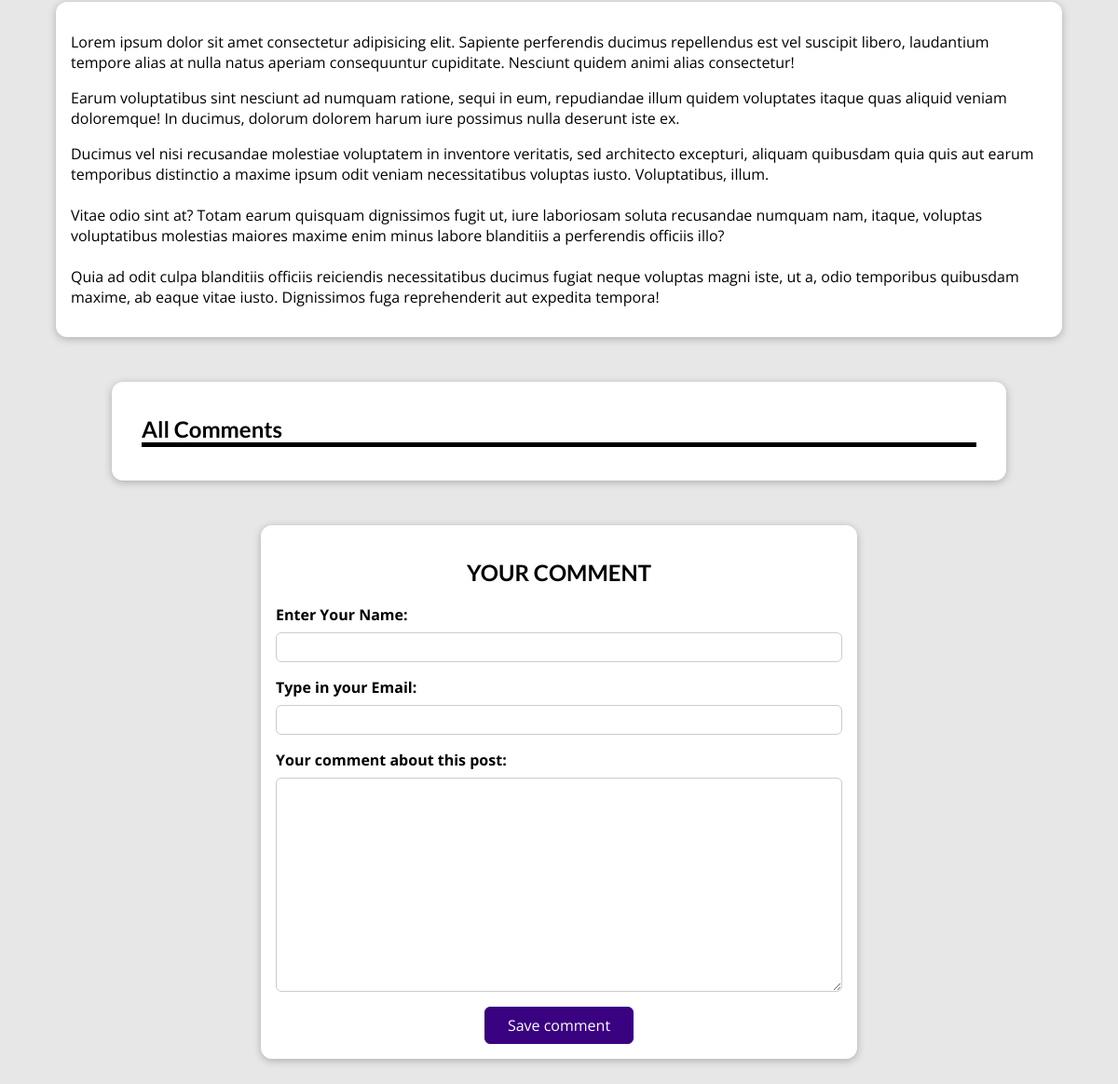
Page /posts/hike-in-the-mountains (lower part) on the earlier database version.
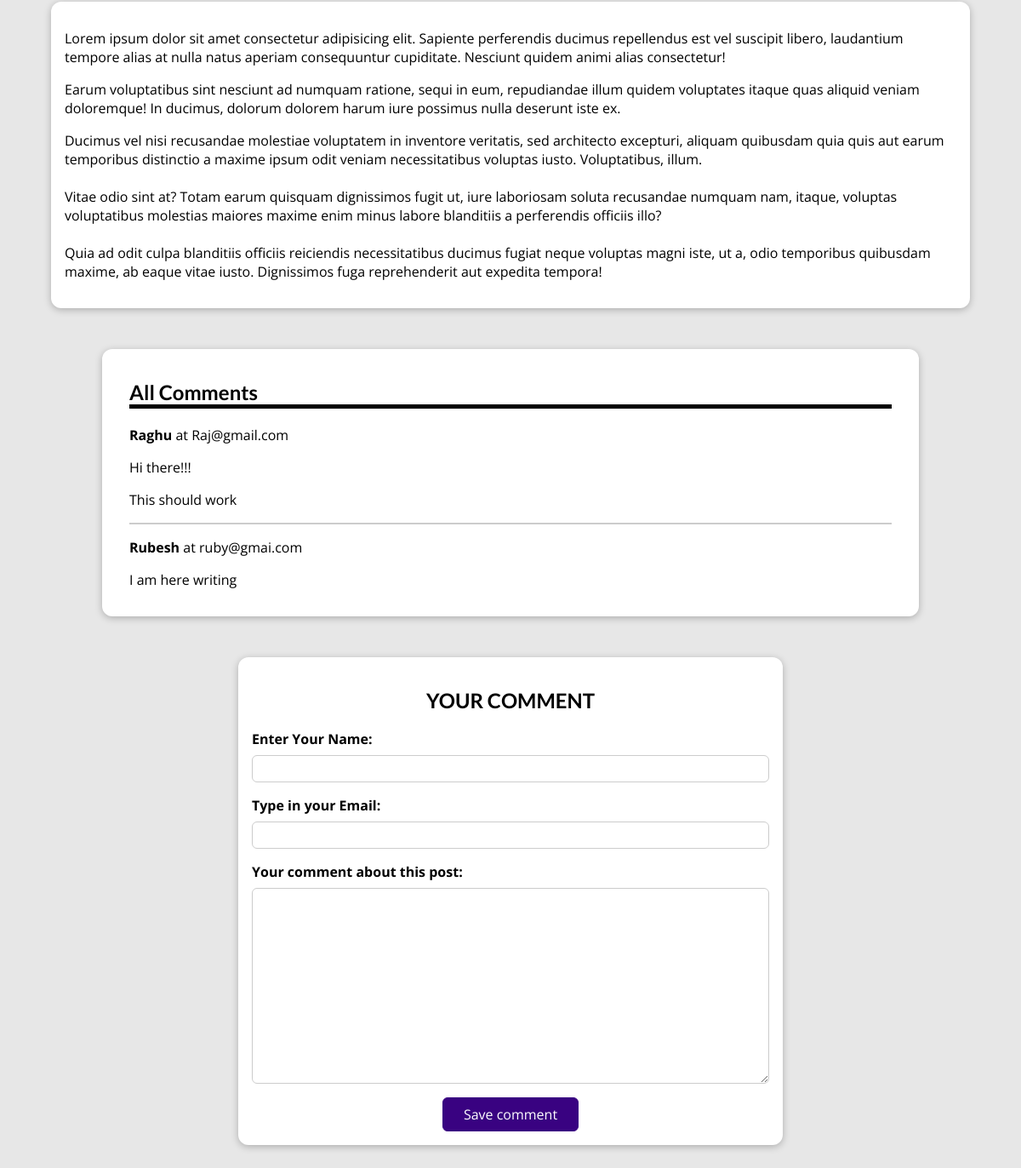
Same page on the later database version.
### blog/models.py (models this page shows, shortened)
class Post(models.Model):
    title = models.CharField(max_length=150)
    excerpt = models.CharField(max_length=200)
    image = models.ImageField(upload_to="posts", null=True)
    date = models.DateField(auto_now=True)
    slug = models.SlugField(unique=True, db_index=True, null=False)
    content = models.TextField(validators=[MinLengthValidator(10)])
    author = models.ForeignKey(
        Author, on_delete=models.SET_NULL, null=True, related_name="post")
    tags = models.ManyToManyField(Tag)

class Comment(models.Model):
    user_name = models.CharField(max_length=120)
    user_email = models.EmailField()
    text = models.TextField(max_length=400)
    post = models.ForeignKey(
        Post, on_delete=models.CASCADE, related_name="comments")

### blog/views.py (the view, shortened to what this page needs)
# urls.py: path("posts/<slug:slug>", views.SinglePostView.as_view(),
class SinglePostView(View):
    def is_stored_post(self, request, post_id):
        stored_posts = request.session.get("stored_posts")
        if stored_posts is not None:
            is_saved_for_later = post_id in stored_posts
        else:
            is_saved_for_later = False
        return is_saved_for_later
    def get(self, request, slug):
        post = Post.objects.get(slug=slug)
        return render(request, "blog/post-detail.html", {
            "post": post,
            "post_tags": post.tags.all(),
            "comment_form": CommentForm(),
            "comments": post.comments.all().order_by("-id"),
            "saved_for_later": self.is_stored_post(request, post.id)
        })

### blog/forms.py
class CommentForm(forms.ModelForm):
    class Meta:
        model = Comment
        exclude = ["post"]
        labels = {
            "user_name": "Enter Your Name",
            "user_email": "Type in your Email",
            "text": "Your comment about this post"
        }

### blog/models.py (called while the page is built)
    def __str__(self):
        return f"{self.first_name} {self.last_name}"

### blog/templates/blog/post-detail.html (shortened to what this page needs)
{% extends "base.html" %}
{% load static %}
{% block css_styles %}
<link rel="stylesheet" href="{% static "blog/post-detail.css" %}">
{% endblock css_styles %}
{% block content %}
<main>
    {{post.content | linebreaks}}
</main>
<section id="comments">
    <h2>All Comments</h2>
    <ul>
        {% for comment in comments  %}
            <li>
                <span> <b>{{comment.user_name}}</b> at {{comment.user_email}}</span>
                <p>{{comment.text | linebreaks}}</p>
            </li>
        {% endfor %}
    </ul>
</section>
<form action="{% url "post-detail-page" post.slug %}" id="comment_form" method="POST">
    <h2>YOUR COMMENT</h2>
    {% for form_fields in comment_form %}
        <div class="form-control {% if form_fields.errors %} invalid {% endif %}">
            {{form_fields.label_tag}}
            {{form_fields}}
        </div>
    {% endfor %}
    <div class="flex_cont">
        <button>Save comment</button>
    </div>
</form>
{% endblock content %}

### templates/base.html (shortened to what this page needs)
{% load static %}
<!DOCTYPE html>
<html lang="en">
<head>
    <link rel="stylesheet" href="{%static "app.css"%}">
    {% block css_styles %}{% endblock css_styles %}
</head>
<body>
    {% block content %}{% endblock content %}
</body>
</html>

### static/app.css (style rules this page uses)
* { box-sizing: border-box; }
html { font-family: 'Open Sans', 'Lato', sans-serif; }
body { margin: 0; }
h1, h2, h3 { font-family: 'Lato', sans-serif; font-weight: bold; }

### blog/static/blog/post-detail.css (style rules this page uses)
body { background-color: #e7e7e7; }
main { width: 90%; max-width: 90rem; margin: 3rem auto; background-color: white; padding: 1rem; border-radius: 12px; box-shadow: 0 2px 8px rgba(0, 0, 0, 0.25); }
#comment_form h2 { text-align: center; }
#comment_form { margin: 3rem auto; width: 90%; max-width: 40rem; border-radius: 12px; background-color: white; box-shadow: 0 2px 8px rgba(0, 0, 0, 0.25); padding: 1rem; }
.form-control { margin-bottom: 1rem; }
.form-control label { font-weight: bold; margin-bottom: 0.5rem; display: block; }
.form-control input, .form-control textarea { display: block; width: 100%; font: inherit; padding: 0.25rem; border-radius: 6px; border: 1px solid #ccc; }
.flex_cont { display: flex; justify-content: center; }
.flex_cont button { font: inherit; background-color: #390281; color: white; border: 1px solid #390281; padding: 0.5rem 1.5rem; border-radius: 6px; cursor: pointer; display: flex; }
#comments { margin: 3rem auto; width: 90%; max-width: 60rem; border-radius: 12px; background-color: white; box-shadow: 0 2px 8px rgba(0, 0, 0, 0.25); padding: 1rem 2rem; }
#comments ul { list-style: none; margin: 0; padding: 0; }
#comments li { margin-bottom: 1rem; border-bottom: 2px solid #ccc; }
#comments li:last-of-type { border-bottom: none; }
#comments h2 { border-bottom: 5px solid black; }

Differences in the rows shown:
added Comment: user_name "Raghu", user_email "Raj@gmail.com", text "Hi there!!! This should work"
added Comment: user_name "Rubesh", user_email "ruby@gmai.com", text "I am here writing"
